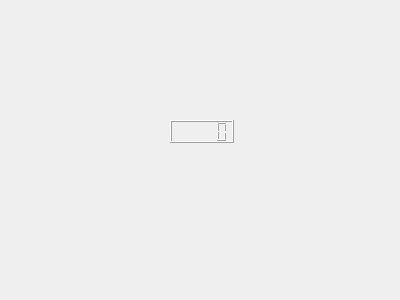
<?xml version="1.0" encoding="UTF-8"?>
<ui version="4.0">
 <class>Widget</class>
 <widget class="QWidget" name="Widget">
  <property name="geometry">
   <rect>
    <x>0</x>
    <y>0</y>
    <width>400</width>
    <height>300</height>
   </rect>
  </property>
  <property name="windowTitle">
   <string>Widget</string>
  </property>
  <widget class="QLCDNumber" name="lcdNumber">
   <property name="geometry">
    <rect>
     <x>170</x>
     <y>120</y>
     <width>64</width>
     <height>23</height>
    </rect>
   </property>
  </widget>
 </widget>
 <layoutdefault spacing="6" margin="11"/>
 <resources/>
 <connections/>
</ui>
